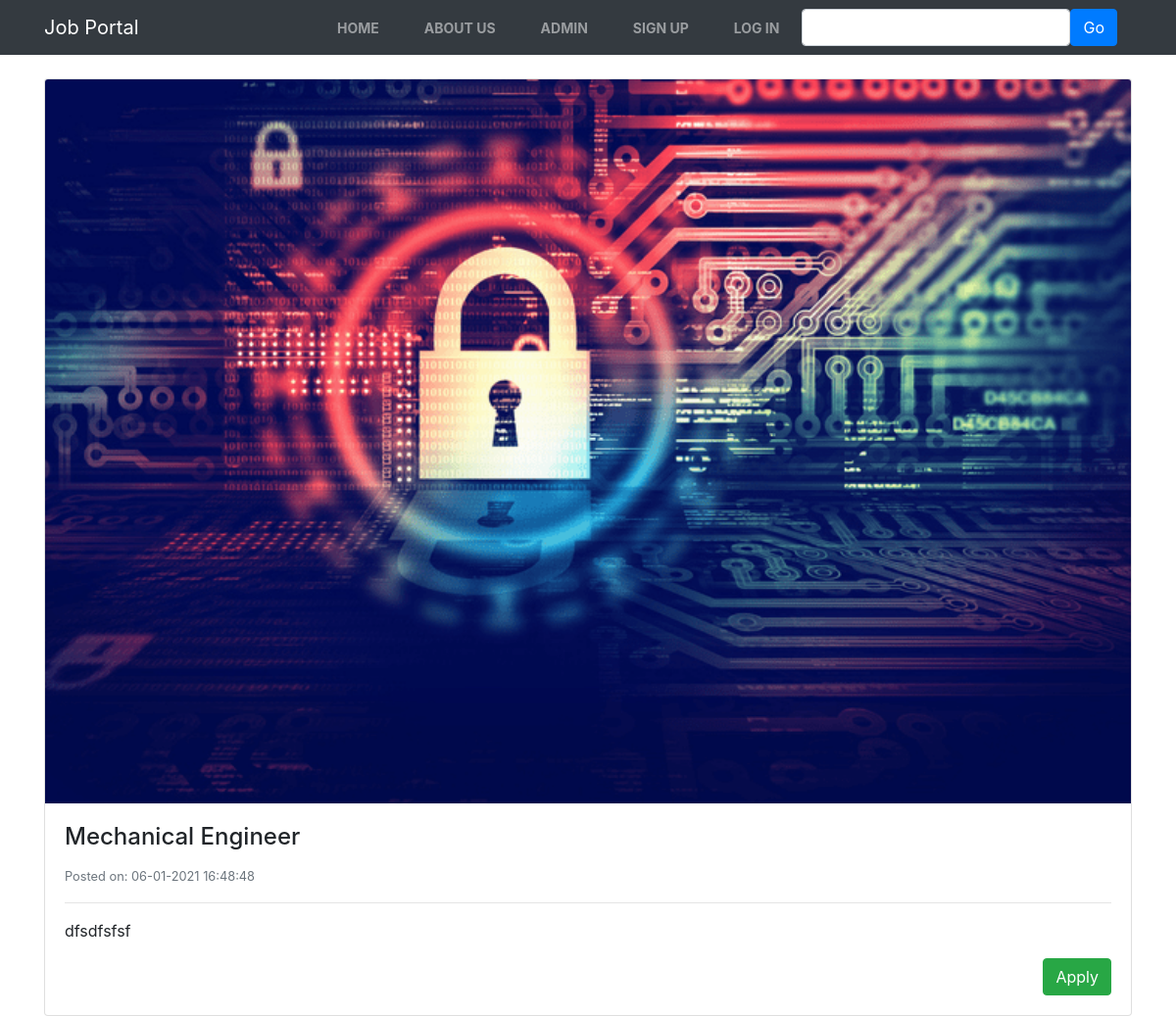
The page /fullpost.php?id=23 on the database its author committed.
### tables this page shows
CREATE TABLE `jobpost` (
  `id` int(100) NOT NULL,
  `category` varchar(50) NOT NULL,
  `title` varchar(70) NOT NULL,
  `salary` varchar(100) NOT NULL,
  `image` varchar(20) NOT NULL,
  `jobdescription` varchar(1000) NOT NULL,
  `tme` varchar(30) NOT NULL,
  `empid` int(100) NOT NULL
);

### fullpost.php (the view, shortened to what this page needs)
<?php require_once("include/db.php"); ?>
<!DOCTYPE html>
<html lang="en">
<head>
    <link rel="stylesheet" href="css/bootstrap.min.css">
    <link rel="stylesheet" href="Style.css">
</head>
<body>
    <nav class="navbar navbar-expand-lg navbar-dark bg-dark">
        <div class="container">
            <a class="navbar-brand" href="Home.php">Job Portal</a>
            <div class="col-auto">
                <div class="collapse navbar-collapse" id="navbarSupportedContent">
                    <ul class="navbar-nav mr-auto">
                        <li class="nav-item ">
                            <a class="nav-link" href="Home.php">Home <span class="sr-only"></span></a>
                        </li>
                        <li class="nav-item">
                            <a class="nav-link" href="aboutus.php">About Us</a>
                        </li>
                        <?php
                            $admind='<li class="nav-item">'.' <a class="nav-link"'.'href="admin_dashboard.php">Admin Dashboard</a></li>';
                            $employerd='<li class="nav-item">'.' <a class="nav-link"'.'href="employer_view.php">Emloyer Dashboard</a></li>';
                            $seekerd='<li class="nav-item">'.' <a class="nav-link"'.'href="seeker_view.php">Job Seeker Dashboard</a></li>';
                            $ad='<li class="nav-item">'.' <a class="nav-link"'.'href="#">Admin</a></li>';
                            $sup='<li class="nav-item">'.' <a class="nav-link"'.'href="signup.php">SIGN Up</a></li>';
                            if(isset($_SESSION['username']))
                                {   $actype=$_SESSION["accounttype"];
                                    if($actype=="Employer")
                                        {
                                            echo $employerd;
                                        }
                                        else if($actype=="Job Seeker")
                                        {
                                            echo $seekerd;
                                        }
                                        else {
                                            echo $admind;
                                        }
                                }
                                else{
                                    echo $ad;
                                    echo $sup;
                                }
                        ?>
                        <?php
                        $log='<li class="nav-item">'.' <a class="nav-link"'.'href="signin.php">Log IN</a></li>';
                        $log1='<li class="nav-item">'.' <a class="nav-link"'.'href="signout.php">Log Out</a></li>';
                        if(isset($_SESSION['username']))
                        {echo $log1;}
                            else
                            {
                                echo $log;
                            }
                        ?>
                    </ul>
                    <ul class="navbar-nav ml-auto">
                        <form class="form-inline" action="#">
                            <div class="form-group">
                            <input class="form-control" type="text" name="Search" placehoder="Search Here">
                            <button  class="btn btn-primary" name="Searchbutton">Go</button>
                            </div>
                        </form>
                    </ul>
                </div>
            </div>
        </div>
    </nav>
    <div class="container">
        <div class="row mt-4">
                         <?php
                        if(isset($_GET["Searchbutton"])){
                            $s=$_GET["Search"];
                            $search="%".$s."%";
                            $sql="SELECT * FROM jobpost WHERE category LIKE '$search' OR title LIKE '$search' OR jobdescription LIKE '$search' OR tme LIKE '$search' ";
                                 }
                                 else{
                                     $y=$_GET['id'];
                            $sql="SELECT * FROM jobpost WHERE id ='$y'";}
                            $result = mysqli_query($conn, $sql);
                            if (mysqli_num_rows($result) > 0) {
                                while($row = mysqli_fetch_assoc($result)) {
                                    $i=$row["id"];
                                    $t=$row["title"];
                                    $img=$row["image"];
                                    $jd=$row["jobdescription"];
                                    $tm=$row["tme"];
                                    ?>
                                        <div class="col-lg-12">
                                            <div class="card">
                                                <img class="card-img-top" src="upload/<?php echo $img;?>" alt="Card Image">
                                                <div class="card-body">
                                                    <h4 class="card-title"><?php echo $t; ?></h4>
                                                    <small class="text-muted"><?php echo "Posted on: ".$tm;?></small>
                                                    <hr>
                                                    <p class="card-text"><?php
                                                        echo $jd;
                                                    ?></p>
                                                <?php
                                                if(isset($_SESSION['username'])){
                                                    if($_SESSION["accounttype"]=="Job Seeker")
                                                {
                                                    ?>
                                                    <a href="apply.php?id=<?php echo $i;?>" style="float:right;">
                                                        <span class="btn btn-success">Apply</span>
                                                    </a>
                                                    <?php
                                                }
                                                }
                                                else{
                                                    ?>
                                                    <a href="apply.php?id=<?php echo $i;?>" style="float:right;">
                                                        <span class="btn btn-success">Apply</span>
                                                    </a>
                                                    <?php
                                                }
                                                ?>
                                                </div>
                                            </div>
                                        </div>
                               <?php }
                            } else {
                                echo "0 results";
                            }
                        ?>
            </div>
        </div>
</body>
</html>

### Style.css (style rules this page uses)
.navbar-dark .navbar-nav .nav-link { font-weight: 700; font-size: 14px; text-transform: uppercase; }
.navbar-dark .navbar-nav .nav-item { margin: 0 15px; }

### rows shown on the page
jobpost: image (picture), title "Mechanical Engineer", tme "06-01-2021 16:48:48", jobdescription "dfsdfsfsf"
